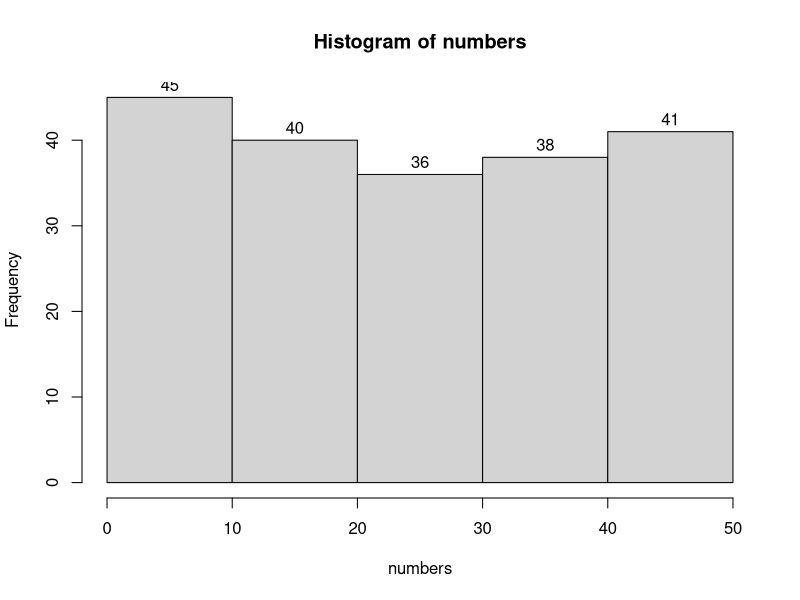

Here is the R script that generated this plot:
## ---- chunk 1
# We are creating a vector c and we are populating it with 15 values
# Then we assign it to a variable called Age

Age <- c(18, 18, 20, 32, 45, 33, 19, 19, 20, 58, 63, 21, 19, 19, 18)

# If we call the variable Age we will get all 15 values
Age

# But we can also access any of the 15 entries we want by calling its "location"
Age[7]
## ---- chunk 2
# We are creating a vector c and we are populating it with 5 prices.
# The prices could be in £ or any other currency (we only type the value in).
# Then we assign our vector to a variable called Prices.

Prices <- c(115, 120, 200, 300, 500)

# call Price to see the values in the console

Prices

# We now want a new variable that will include the old prices doubled.
# We can call the new variable anything we want, let us call it Newprices

Newprices <- 2*Prices
# call Price to see the values in the console
Newprices


# But we can also access any of the 15 entries we want by calling its "location"
Age[7]
## ---- chunk 3

# I am using a R function called sample.int()
# This function creates random integer numbers
numbers <- sample.int(10, 5, replace = TRUE)

numbers

## ---- chunk 4
# Similarly as above, I will call sample.int()
# But this time I need 200 numbers between 1 and 50.
# See how my arguments have now changed.
numbers <- sample.int(50, 200, replace = TRUE)
numbers

# Now we will call a new function to help us group our data.
# First put them in 5 groups. The numbers in c() declare the numbers # that define each group. Because I generated numbers from 1 to 50
# I chose to split them in groups of 0-10, 10-20, 20-30, 30-40, # # 40-50

groups <- cut(numbers, breaks = c(0,10,20,30,40,50), right = TRUE)

# Now I can produce my frequency table using another function
# This function is called summary () and uses an object as argument
# we will use the object groups that we created just above.
summary(groups)


# We will now use a new function called hist that creates  
# histograms.
# Note that this function has to work with the original numbers
# and not with the groups.


hist(numbers, breaks = 5, labels = TRUE)
## ---- chunk 5
set.seed(1234)
observations <- sample.int(100, 500, replace = TRUE)
